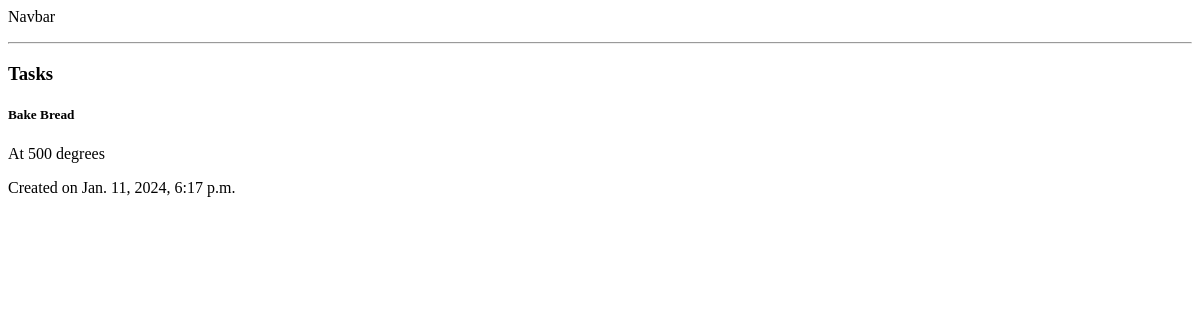
Before: /task/ with the older database file.
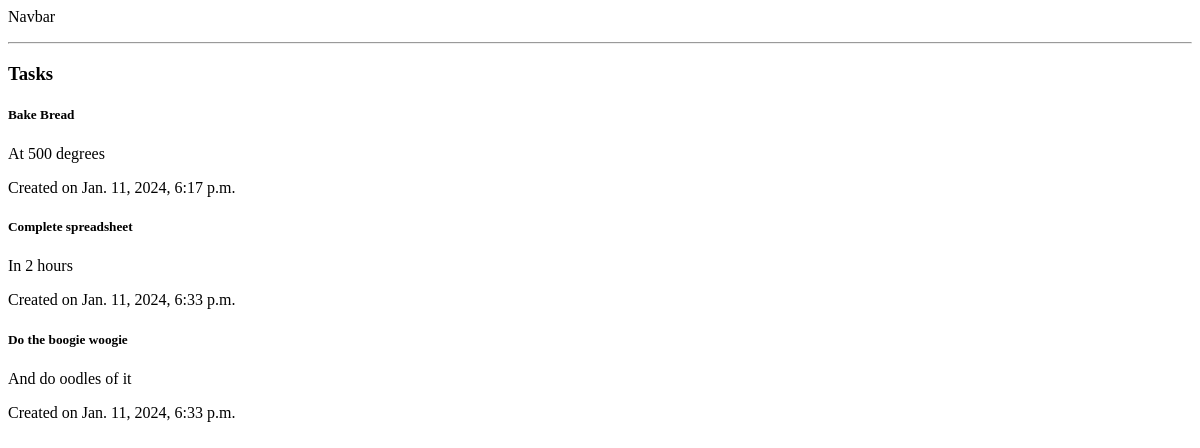
After: the same page with the newer database file.
### crm/models.py (models this page shows)
class Task(models.Model):
    title = models.CharField(max_length=50)
    description = models.TextField(max_length=1000)
    created_at = models.DateTimeField(auto_now_add=True)

### crm/views.py (the view)
# urls.py: path('task/', views.task, name='task'),
def task(request):
    context = {'allTasks': Task.objects.all()}
    return render(request, 'crm/task.html', context)

### crm/templates/crm/task.html
{% extends "crm/base.html" %}
{% block content %}
<h3>Tasks</h3>
{% for task in allTasks %}
    <div class="card">
    <div class="card-body">
        <h5 class="card-title">{{ task.title }}</h5>
        <p class="card-text">{{ task.description }}</p>
        <p>Created on {{ task.created_at }}</p>
    </div>
    </div>
{% endfor %}
{% endblock %}

### crm/templates/crm/base.html
<html>
  <p>Navbar</p>
  <hr />
  {% block content %} {% endblock %}
</html>

Changed rows visible on the page:
added Task: title "Complete spreadsheet", description "In 2 hours", created_at "Jan. 11, 2024, 6:33 p.m."
added Task: title "Do the boogie woogie", description "And do oodles of it", created_at "Jan. 11, 2024, 6:33 p.m."
